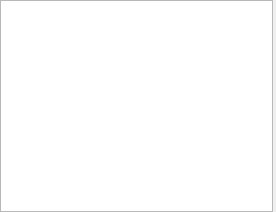
<?xml version="1.0" encoding="UTF-8"?>
<ui version="4.0">
 <class>PyConsole</class>
 <widget class="QWidget" name="PyConsole">
  <property name="geometry">
   <rect>
    <x>0</x>
    <y>0</y>
    <width>276</width>
    <height>212</height>
   </rect>
  </property>
  <property name="windowTitle">
   <string>PyConsole</string>
  </property>
  <layout class="QVBoxLayout" name="_2">
   <property name="spacing">
    <number>0</number>
   </property>
   <property name="leftMargin">
    <number>0</number>
   </property>
   <property name="topMargin">
    <number>0</number>
   </property>
   <property name="rightMargin">
    <number>3</number>
   </property>
   <property name="bottomMargin">
    <number>0</number>
   </property>
   <item>
    <layout class="QHBoxLayout" name="header_layout">
     <property name="spacing">
      <number>0</number>
     </property>
     <item>
      <widget class="PyConsoleTextEdit" name="py_console"/>
     </item>
    </layout>
   </item>
  </layout>
 </widget>
 <customwidgets>
  <customwidget>
   <class>PyConsoleTextEdit</class>
   <extends>QTextEdit</extends>
   <header>rqt_py_console.py_console_text_edit</header>
  </customwidget>
 </customwidgets>
 <resources/>
 <connections/>
</ui>
